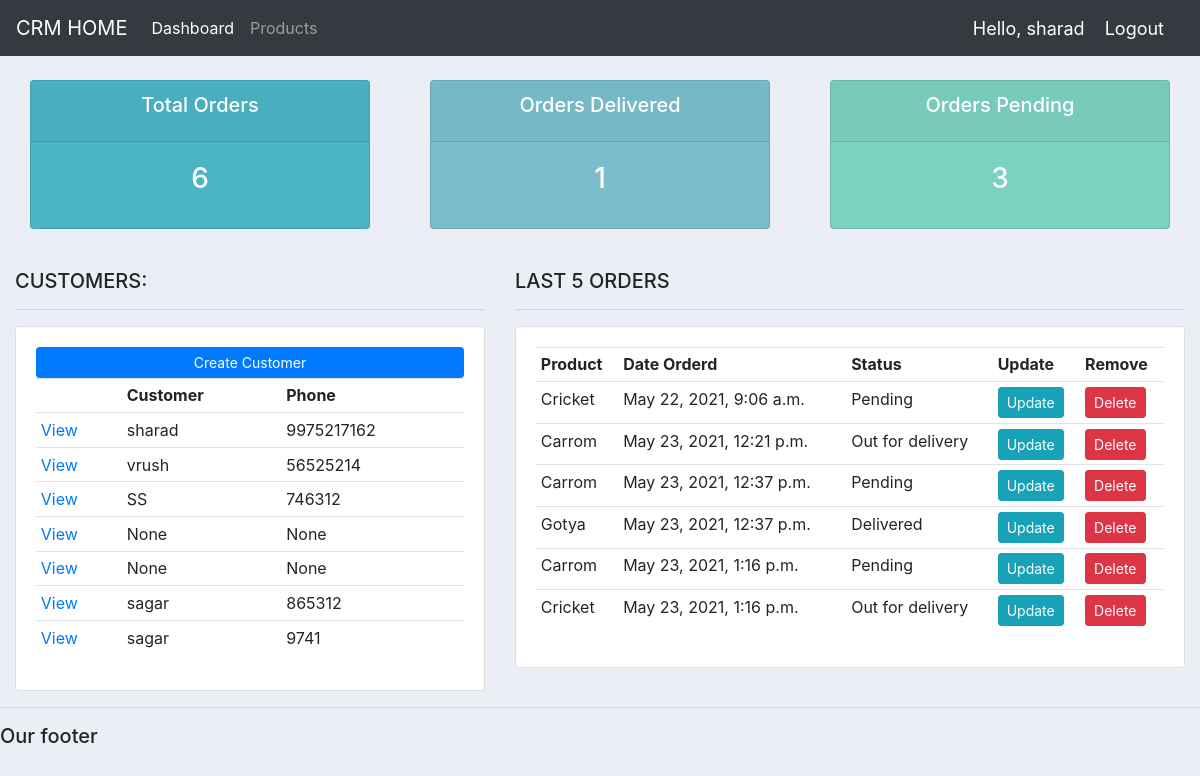
The app's page / (signed in) with its own data.
### accounts/models.py (models this page shows, shortened)
class Customer(models.Model):
    user = models.OneToOneField(User, null=True, blank=True, on_delete=models.CASCADE)
    name = models.CharField(max_length=200, null=True)
    phone = models.CharField(max_length=200, null=True)
    email = models.EmailField()
    profile_pic = models.ImageField(default="sagar_pic.jpg",null=True, blank=True)
    date_created = models.DateTimeField(auto_now_add=True, null=True)

class Order(models.Model):
    STATUS = (
        ('Pending', 'Pending'),
        ('Out for delivery', 'Out for delivery'),
        ('Delivered', 'Delivered'),
    )
    status = models.CharField(max_length=200, null=True, choices=STATUS)
    customer = models.ForeignKey(Customer, null=True, on_delete = models.SET_NULL)
    product = models.ForeignKey(Product, null=True, on_delete = models.SET_NULL)
    date_created = models.DateTimeField(auto_now_add=True, null=True)
    note = models.CharField(max_length=1000, null=True)

class Product(models.Model):
    CATEGORY = (
        ('Indoor', 'Indoor'),
        ('Out door', 'Out door')
    )
    name = models.CharField(max_length=200)
    price = models.FloatField(null=True)
    category = models.CharField(max_length=200, choices=CATEGORY)
    description = models.CharField(max_length=200, null=True,blank=True)
    date_created = models.DateTimeField(auto_now_add=True,null=True)
    tags = models.ManyToManyField(Tag)
    def __str__(self):
        return self.name

### accounts/decorators.py (the view)
    def wrapper_func(request, *args, **kwargs):
        group = None
        if request.user.groups.exists():
            group = request.user.groups.all()[0].name
        if group == 'customer':
            return redirect('user-page')
        if group == 'admin':
            return view_func(request, *args, **kwargs)

### accounts/views.py (called while the page is built)
@login_required(login_url='login')
@admin_only
def home(request):
    orders = Order.objects.all()
    customers = Customer.objects.all()
    total_orders = orders.count()
    total_customers = customers.count()
    delivered = orders.filter(status = 'Delivered').count()
    pending = orders.filter(status = 'Pending').count()
    context = {'orders': orders, 'customers': customers, 'total_orders':total_orders,
              'total_customers': total_customers, 'delivered': delivered,
               'pending':pending}
    return render(request, 'accounts/dashboard.html', context)

### templates/accounts/dashboard.html
{%  extends 'accounts/main.html' %}
{% block content %}
{%  include 'accounts/status.html' %}
<br>
<div class="row">
	<div class="col-md-5">
		<h5>CUSTOMERS:</h5>
		<hr>
		<div class="card card-body">
			<a class="btn btn-primary  btn-sm btn-block" href="/create_customer">Create Customer</a>
			<table class="table table-sm">
				<tr>
					<th></th>
					<th>Customer</th>
					<th>Phone</th>
				</tr>
				{% for customer in customers%}
					<tr>
						<td><a href="/customer/{{customer.id}}">View</a> </td>
						<td>{{customer.name}}</td>
						<td>{{customer.phone}}</td>
					</tr>
				{% endfor%}
			</table>
		</div>
	</div>
	<div class="col-md-7">
		<h5>LAST 5 ORDERS</h5>
		<hr>
		<div class="card card-body">
			<table class="table table-sm">
				<tr>
					<th>Product</th>
					<th>Date Orderd</th>
					<th>Status</th>
					<th>Update</th>
					<th>Remove</th>
				</tr>
				{% for order in orders%}
					<tr>
						<td>{{order.product}}</td>
						<td>{{order.date_created}}</td>
						<td>{{order.status}}</td>
						<td><a class="btn btn-sm btn-info" href="/update_order/{{order.id}}">Update</a> </td>
						<td><a class="btn btn-sm btn-danger" href="/delete_order/{{order.id}}">Delete</a> </td>
					</tr>
				{% endfor%}
			</table>
		</div>
	</div>
</div>
{% endblock %}

### templates/accounts/main.html (shortened to what this page needs)
<!DOCTYPE html>
{% load static%}
<html>
<head>
	<link rel="stylesheet" href="https://stackpath.bootstrapcdn.com/bootstrap/4.3.1/css/bootstrap.min.css">
    <link rel="stylesheet" href="{% static 'css/main.css'%}">
</head>
<body>
	{%  include 'accounts/navbar.html' %}
	<div class="container-fluid">
	{% block content %}
	{% endblock %}
    </div>
	<hr>
	<h5>Our footer</h5>
</body>
</html>

### templates/accounts/navbar.html (shortened to what this page needs)
{% load static %}
<nav class="navbar navbar-expand-lg navbar-dark bg-dark">
      <a class="navbar-brand" href="{% url 'home' %}">CRM HOME</a>
  <div class="collapse navbar-collapse" id="navbarNav">
    <ul class="navbar-nav">
      {% if request.user.is_staff %}
      <li class="nav-item active">
        <a class="nav-link" href="{% url 'home' %}">Dashboard</a>
      </li>
      <li class="nav-item">
        <a class="nav-link" href="{% url 'products' %}">Products</a>
      </li>
      {% else %}
       <li class="nav-item">
        <a class="nav-link" href="{% url 'account' %}">Settings</a>
      </li>
      {% endif %}
    </ul>
  </div>
  <span class="hello-msg">Hello, {{request.user}}</span>
  <span ><a  class="hello-msg" href="{% url 'logout' %}">Logout</a></span>
</nav>

### templates/accounts/status.html
<br>
<div class="row">
	<div class="col">
		<div class="col-md">
			<div class="card text-center text-white  mb-3" id="total-orders">
			  	<div class="card-header">
			  		<h5 class="card-title">Total Orders</h5>
			  	</div>
			  	<div class="card-body">
			    	<h3 class="card-title">{{total_orders}}</h3>
			  	</div>
			</div>
		</div>
	</div>
	<div class="col">
		<div class="col-md">
			<div class="card text-center text-white  mb-3" id="orders-delivered">
			  	<div class="card-header">
			  		<h5 class="card-title">Orders Delivered</h5>
			  	</div>
			  	<div class="card-body">
			    	<h3 class="card-title">{{delivered}}</h3>
			  	</div>
			</div>
		</div>
	</div>
	<div class="col">
		<div class="col-md">
			<div class="card text-center text-white  mb-3" id="orders-pending">
			  	<div class="card-header">
			  		<h5 class="card-title">Orders Pending</h5>
			  	</div>
			  	<div class="card-body">
			    	<h3 class="card-title">{{pending}}</h3>
			  	</div>
			</div>
		</div>
	</div>
</div>

### static/css/main.css (style rules this page uses)
body { background-color: #ebeff5; }
#total-orders { background-color: #4cb4c7; }
#orders-delivered { background-color: #7abecc; }
#orders-pending { background-color: #7CD1C0; }

### templates/accounts/navbar.html (style rules this page uses)
.hello-msg { font-size: 18px; color: #fff; margin-right: 20px; }

### records on screen
Customer: name "sharad", phone "9975217162"
Customer: name "vrush", phone "56525214"
Customer: name "SS", phone "746312"
Customer: name "None", phone "None"
Customer: name "None", phone "None"
Customer: name "sagar", phone "865312"
Customer: name "sagar", phone "9741"
Order: product "Cricket", date_created "May 22, 2021, 9:06 a.m.", status "Pending"
Order: product "Carrom", date_created "May 23, 2021, 12:21 p.m.", status "Out for delivery"
Order: product "Carrom", date_created "May 23, 2021, 12:37 p.m.", status "Pending"
Order: product "Gotya", date_created "May 23, 2021, 12:37 p.m.", status "Delivered"
Order: product "Carrom", date_created "May 23, 2021, 1:16 p.m.", status "Pending"
Order: product "Cricket", date_created "May 23, 2021, 1:16 p.m.", status "Out for delivery"

### other values on screen
{{ request.user }} "sharad"
{{ total_orders }} "6"
{{ delivered }} "1"
{{ pending }} "3"
